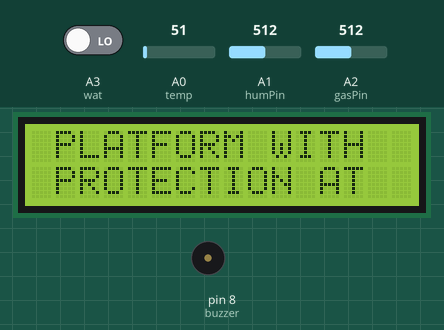
This sketch was run on a simulated Arduino Uno, built with avr-gcc and run on an emulated ATmega328P. Shown: 16×2 character LCD, buzzer (waves = sounding, pin HIGH). The inputs (shaded band) are chosen by the test bench; at power-on: A1 (humPin) = 512, A2 (gasPin) = 512, A0 (temp) = 51, A3 (wat) LOW. What the sketch prints to the serial monitor is not drawn.

Above: at 3.1 s.
At 10.2 s:
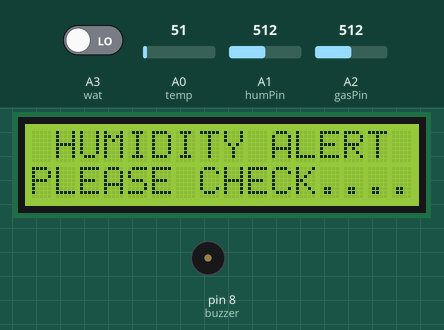
10.3 s: A1 (humPin) set to 219
19.8 s: A1 (humPin) set to 193
At 23.6 s:
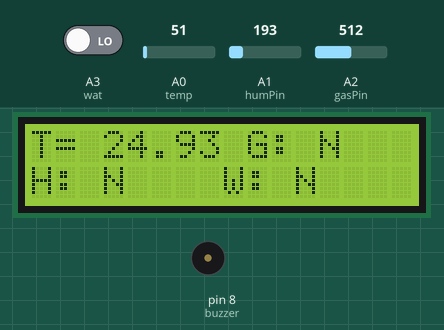
24.8 s: A2 (gasPin) set to 937
28.7 s: A2 (gasPin) set to 958
At 31.4 s:
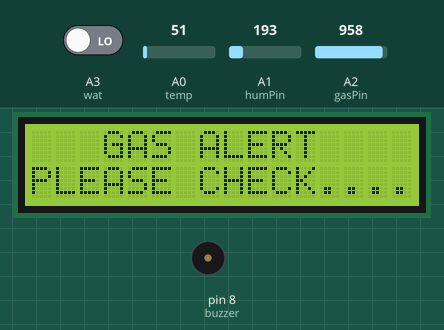
33.6 s: A0 (temp) set to 102
At 39.41 s:
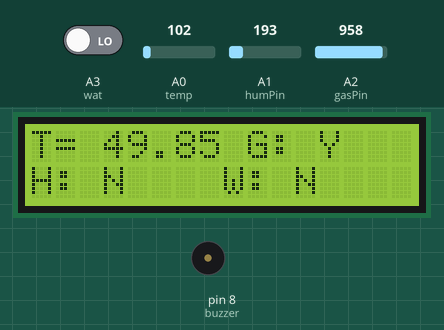
40.7 s: A0 (temp) set to 123
At 45.5 s:
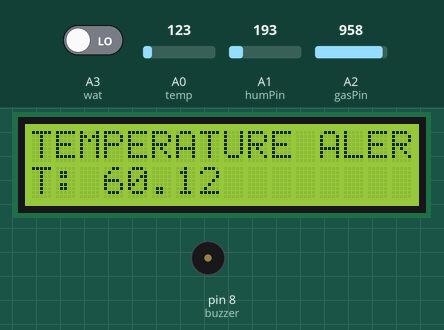
Timing chart, 0 to 51.2 s (numbered marks = the images above; inputs shaded):
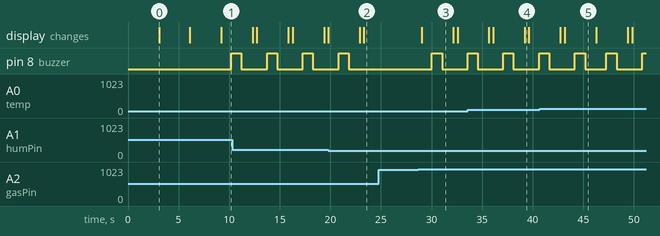

The sketch:

FAULT_managment_system_coal_mine__mgit.ino
```cpp
#include<String.h>
#include <LiquidCrystal.h>
#include <SoftwareSerial.h>

SoftwareSerial SIM900(12,13);
LiquidCrystal lcd (2,3,4,5,6,7);

#define temp A0
#define humPin A1
#define gasPin A2
#define wat A3
#define buzzer 8

float temp1=0.0;
String read_msg = "\0";

unsigned temp2 = 0;
int hum = 0;
int gas = 0;
String T = "N";
String H = "N";
String G = "N";
String W = "N";


void beep()
{
   digitalWrite(buzzer, HIGH);
   delay(1000);
    digitalWrite(buzzer, LOW);
    delay(100);
}

void showprojectname ()
{
  lcd.clear();
    lcd.setCursor(0,0);
    lcd.print("IOT BSD FAULT     ");
    lcd.setCursor(0,1);
    lcd.print("   MANAGEMNET   ");
  delay(3000);
  lcd.clear();
    lcd.setCursor(0,0);
    lcd.print(" PLATFORM WITH");
    lcd.setCursor(0,1);
    lcd.print(" PROTECTION AT  ");
  delay(3000);
   lcd.clear();
    lcd.setCursor(0,0);
    lcd.print("   COAL MINES     ");
    lcd.setCursor(0,1);
    lcd.print("..................");
  delay(3000);

}


void setup() {
  // put your setup code here, to run once:
Serial.begin(9600);
lcd.begin(16,2);

 Serial.println("power up");
showprojectname ();


pinMode(temp,INPUT);
pinMode(humPin,INPUT);
pinMode(gasPin,INPUT);
pinMode(wat,INPUT);
pinMode(buzzer,OUTPUT);

  // initialize serial for ESP module
  SIM900.begin(9600);

  // check for the presence of the shield

Serial.println(F("PLEASE SHOW CARD "));
}

void loop() {

temp2 = analogRead(temp); //read data from analog pin A1.
float V=temp2*(5/(1023.00)); //conversion of analog voltage to digital voltage.
  temp1=V*100; //temperature in centigrade scale.
temp1 = temp1;
Serial.print("temperature is = "); Serial.println(temp1);
delay(50);

hum = analogRead(humPin);
gas = analogRead(gasPin);
delay(50);
Serial.print(F("gas = ")); Serial.println(gas);
Serial.print(F("humidity = ")); Serial.println(hum);

 if (temp1 > 55)
{
T = "Y";
lcd.clear();
    lcd.setCursor(0,0);
    lcd.print("TEMPERATURE ALERT");
    lcd.setCursor(0,1);
    lcd.print("T: "+String(temp1));
    SIM900.println("TEMPEARUTE ALERT T="+String(temp1)+"\r\n");
    delay(1000);
    beep ();
  delay(1000);
}
else
{
T = "N";
}

if (gas > 950)
{
  G = "Y";
lcd.clear();
    lcd.setCursor(0,0);
    lcd.print("   GAS ALERT    ");
    lcd.setCursor(0,1);
    lcd.print("PLEASE CHECK.....");
    SIM900.println("GAS ALERT\r\n");
    delay(1000);
    beep ();
  delay(1000);
}
else
{
  G = "N";
}

if (hum > 200)
{
  H = "Y";
lcd.clear();
    lcd.setCursor(0,0);
    lcd.print(" HUMIDITY ALERT  ");
    lcd.setCursor(0,1);
    lcd.print("PLEASE CHECK.....");
    SIM900.println("HUMIDITY ALERT\r\n");
    delay(1000);
    beep ();
  delay(1000);
}
else
{
  H = "N";
}

if (digitalRead(wat)== HIGH)
{
  W = "Y";
lcd.clear();
    lcd.setCursor(0,0);
    lcd.print(" WATER DETECTED ");
    lcd.setCursor(0,1);
    lcd.print("PLEASE CHECK.....");
    SIM900.println("WATER DETECTED\r\n");
    delay(1000);
    beep ();
  delay(1000);

}
else
{
  W = "N";
}

  lcd.clear();
    lcd.setCursor(0,0);
    lcd.print("T= "+String(temp1)+" G: "+G);
    lcd.setCursor(0,1);
    lcd.print("H: "+ H + "    W: " + W);
delay(300);


} // loop


void lcdstring (unsigned int a, unsigned int b, String data)
{
  // lcd.clear();
  lcd.setCursor(a, b);
  lcd.print(data);
}
```

Measured:
- the behaviour switches between 201 and 200 on A1 (humPin) (found by bisection; images 1 and 2)
- the behaviour switches between 950 and 951 on A2 (gasPin) (found by bisection; images 2 and 3)
- the behaviour switches between 112 and 113 on A0 (temp) (found by bisection; images 4 and 5)
- after the input at 19.8 s, pin 8 (buzzer): goes on until 21.8 s, then stays LOW; the display: first differs from a run without the input after 3.5 s (image 2)
- after the input at 24.8 s, every drawn part: stays the same
- after the input at 28.7 s, pin 8 (buzzer): LOW → HIGH after 1.3 s, → LOW 1.0 s later, → HIGH 2.5 s later; the display: changes after 0.34 s (image 3)
- after the input at 33.6 s, the display: first differs from a run without the input after 5.6 s (image 4)
- after the input at 40.7 s, the display: first differs from a run without the input after 2.5 s (image 5)
- by itself, pin 8 (buzzer): alternates HIGH for 1.0 s and LOW for 2.5 s
